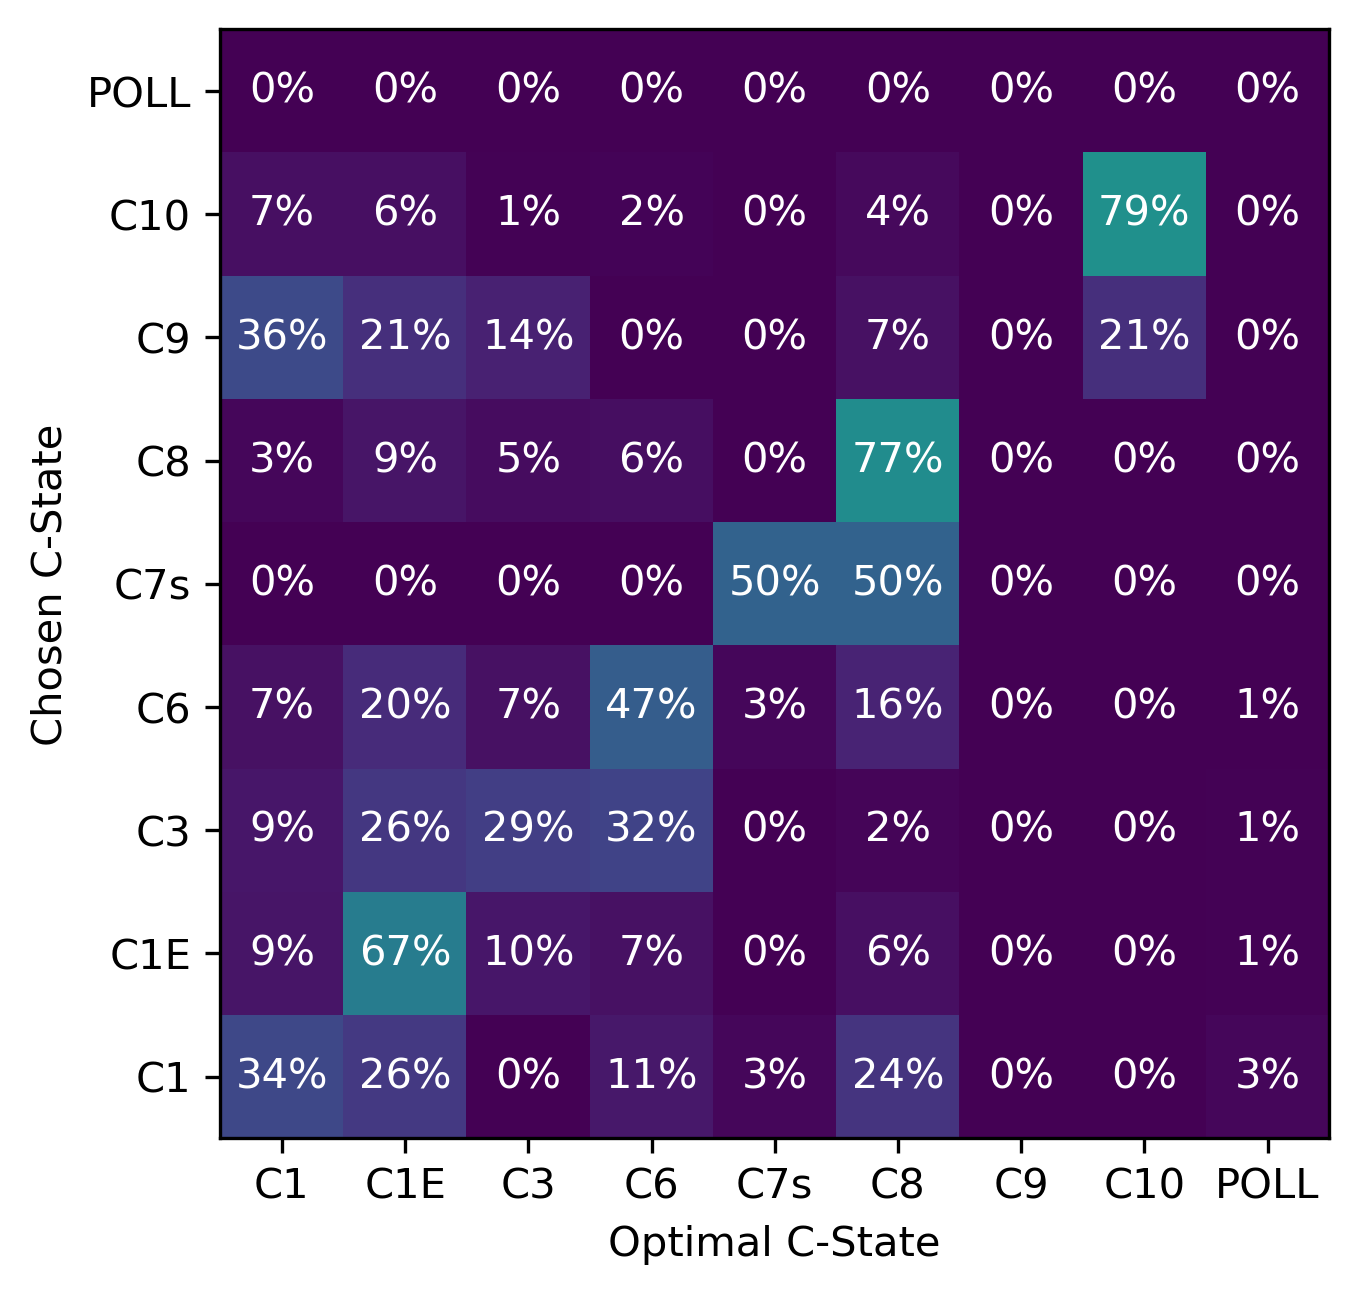

The Python source for this figure:
#!/usr/bin/python3

import os
import pandas as pd
import numpy as np
import matplotlib.pyplot as plt
from matplotlib.colors import ListedColormap
import re

FILE_BASE = os.path.splitext(__file__)[0]
FILE_DATA = FILE_BASE + ".txt"
FILE_PNG  = FILE_BASE + ".png"
FILE_PDF  = FILE_BASE + ".pdf"
FILE_JSON = FILE_BASE + ".json"

# Alphanumeric sort for C-States
def cstate_key(cstate):
    return [int(text) if text.isdigit() else text.lower() for text in re.split('([0-9]+)', cstate)]

# Read data from file
df = pd.read_csv(FILE_DATA, delim_whitespace=True, usecols=['C-State', 'Sleep[ns]', 'CPU', 'Miss'])
residencies = pd.read_json(FILE_JSON)


# Calculates the optimal matching C-State
for i in range(len(df)):
    sleep = df.loc[i]['Sleep[ns]']
    state = df.loc[i]['C-State']
    # The smallest residency is always 0
    opt_res_time = -1
    opt_res_name = None
    if df.loc[i]['Miss'] == 1:
        for res in residencies['cpu' + str(df.loc[i]['CPU'])].items():
            if int(res[1]['residency'])*1000 <= sleep and int(res[1]['residency']) >= opt_res_time:
                opt_res_time = int(res[1]['residency'])
                opt_res_name = res[1]['name']
    if opt_res_name is None:
        df.loc[i, 'Optimal-State'] = df.loc[i, 'C-State']
    else:
        df.loc[i, 'Optimal-State'] = opt_res_name

i_col = sorted(set(df['C-State'].unique()).union(df['Optimal-State'].unique()), key = cstate_key)

# Correlate Optimal State and Chosen State
tab = pd.crosstab(df['C-State'], df['Optimal-State']).reindex(index=i_col, columns=i_col, fill_value=0)
norm_trans = np.array(tab.div(tab.sum(axis=1), axis=0).fillna(0))*100

cmap = ListedColormap(plt.cm.viridis(np.linspace(0, 0.5, 256)))

# Create heatmap
fig, ax = plt.subplots()
im = ax.imshow(norm_trans, cmap=cmap)

# Set Ticks
ax.set_xticks(np.arange(len(tab.axes[1])), labels=tab.axes[1])
ax.set_yticks(np.arange(len(tab.axes[0])), labels=tab.axes[0])

# Create Annotations
for i in range(len(tab.axes[0])):
    for j in range(len(tab.axes[1])):
        text = ax.text(j, i, f'{round(norm_trans[i, j])}%',
                       ha="center", va="center", color="w")


plt.xlabel('Optimal C-State')
plt.ylabel('Chosen C-State')
plt.gca().invert_yaxis()

print(f'generate {FILE_PDF}')
plt.savefig(FILE_PDF, dpi=300, bbox_inches='tight')
print(f'generate {FILE_PNG}')
plt.savefig(FILE_PNG, dpi=300, bbox_inches='tight')
